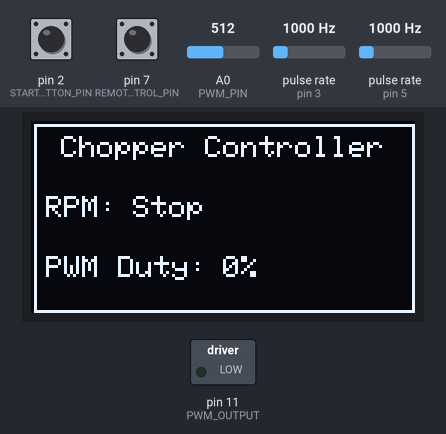
This sketch was run on a simulated Arduino Uno, built with avr-gcc and run on an emulated ATmega328P. Shown: 128×64 one-colour display, switched loads named in the sketch (green lamp = pin HIGH). Wiring (inferred from the names in the program): 2 × pulse sensor: data pin 3 / data pin 5; IR receiver: data pin 7. Dashed ring = blinking. The test bench sets the inputs (shaded band); at power-on: pin 2 (START_STOP_BUTTON_PIN) HIGH, A0 (PWM_PIN) = 512, pulse rate (sensors on pin 5, pin 3) 1000 Hz, pin 7 (REMOTE_CONTROL_PIN) HIGH. Pins used as bus, display or sensor lines are not drawn.

Above: at 1.3 s.
1.4 s: pin 2 (START_STOP_BUTTON_PIN) pulled LOW for 0.15 s
At 1.9 s:
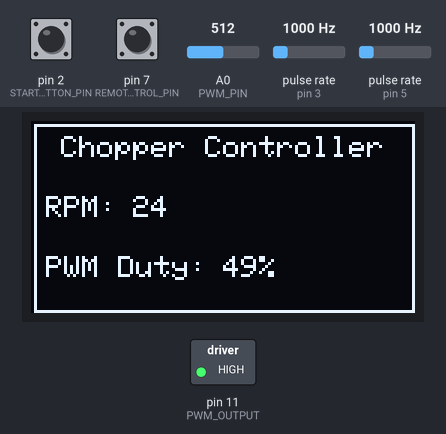
2.1 s: A0 (PWM_PIN) set to 0
At 3.0 s:
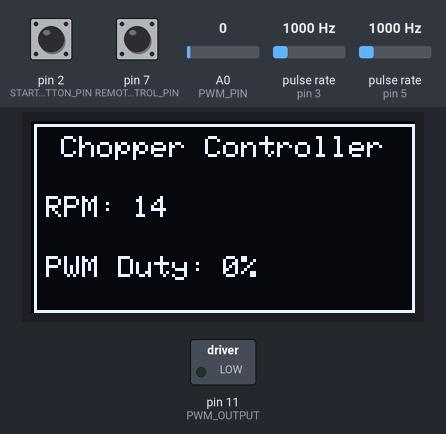
5.1 s: A0 (PWM_PIN) set to 110
At 6.91 s:
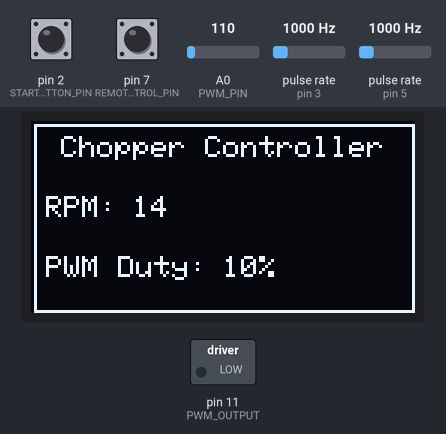
8.1 s: pulse rate (sensor on pin 5) set to 100 Hz
At 9.47 s:
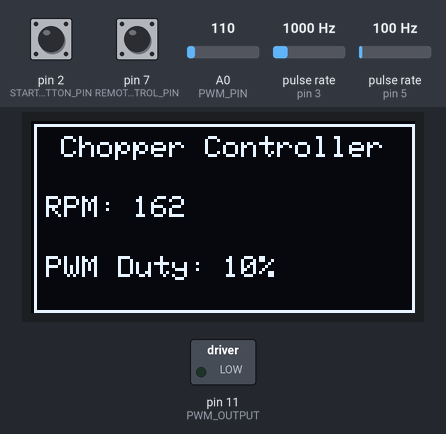
10.7 s: pin 2 (START_STOP_BUTTON_PIN) pulled LOW for 1 s
At 11.3 s:
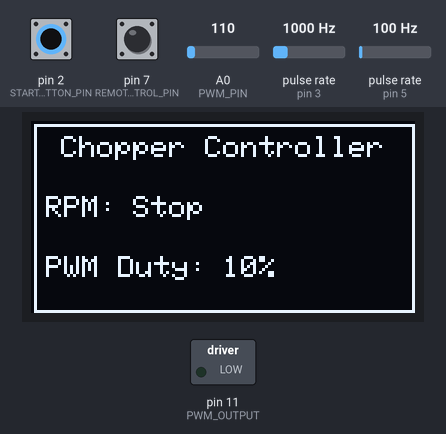
Timing chart, 0 to 13.7 s (numbered marks = the images above; inputs shaded):
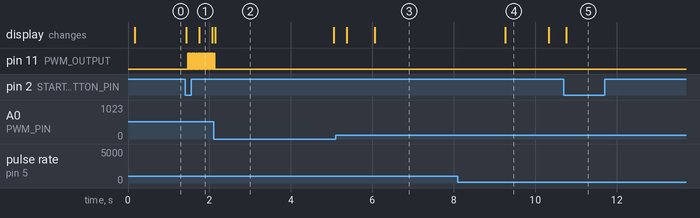

Measured:
- after the input at 1.4 s, pin 11 (PWM_OUTPUT): alternates HIGH for 0.02 s and LOW for 0.02 s, starting after 0.06 s; the display: first changes at once (image 1 shows a later state)
- after the input at 2.1 s, pin 11 (PWM_OUTPUT): goes on until 2.1 s, then stays LOW; the display: changes after 0.05 s (image 2)
- after the input at 5.1 s, the display: first changes after 0.27 s (image 3 shows a later state)
- after the input at 8.1 s, the display: changes after 1.2 s (image 4)
- after the input at 10.7 s, pin 11 (PWM_OUTPUT): stays LOW (without the input it goes to HIGH after 3.5 s); the display: changes after 0.06 s (image 5)
- what the display in image 2 shows lasts 2.9 s, from 2.1 s to 5.0 s
- what the display in image 4 shows lasts 1.0 s, from 9.3 s to 10.3 s

The sketch:

DC_motor_controller_OLED.ino
```cpp
#include <Wire.h>
#include "Adafruit_GFX.h"
#include "Adafruit_SSD1306.h"
#include "Constants.h"
#include "Counter.h"
#include "Pins.h"
#include "PWM.h"
#include "Timer.h"

volatile uint8_t state = STOPPED;
volatile bool remote = false;
bool update_OLED = true;
volatile uint16_t rpm = 0;
volatile uint8_t count = 0;

// declare an SSD1306 display object connected to I2C
Adafruit_SSD1306 oled(SCREEN_WIDTH, SCREEN_HEIGHT, &Wire, -1);
Counter Counter;
PWM PWM;
Timer Timer;

void setup()
{
  pinMode(PWM_PIN, INPUT);
  pinMode(COUNTER_PIN, INPUT_PULLUP);
  pinMode(PWM_OUTPUT, OUTPUT);
  pinMode(START_STOP_BUTTON_PIN, INPUT_PULLUP);
  pinMode(WINDOW_TRIGGER_PIN, INPUT_PULLUP);
  pinMode(TRIGGER_OUT_PIN, OUTPUT);
  pinMode(REMOTE_CONTROL_PIN, INPUT_PULLUP);
  digitalWrite(TRIGGER_OUT_PIN, HIGH);

  /*
   *  Setup Interrupt Requests
   *  Start/Stop button on INT0 (Pin 2)
   *  Window Trigger Signal on INT1 (Pin 3)
   */
  EICRA = (0<<ISC11) | (1<<ISC10) | (1<<ISC01) | (0<<ISC00); /* Logical change on INT1, Falling edge of INT0 */
  EIMSK = (1<<INT1) | (1<<INT0);  /* Enable external interrupt requests 0 and 1. */

  /*
   * Pin change interrupts
   */
  PCICR = (1<<PCIE2); // Enable Pin Change Interrupts on pin bank: PCINT[23:16]
  PCMSK2 = (1<<PCINT23); // Enable Pin Change Interrupt on Arduino pin 7 (REMOTE_CONTROL_PIN)

  Timer.startTimer();
  Counter.startCounting();
  PWM.startPWM();

  setupOLED();
  drawFrameOLED();

  updateRPM(0);
  updatePWM(0);
}

void loop()
{
  switch (state)
  {
    case STOPPED:
      if (update_OLED)
      {
        PWM.setPWM(0); /* Stop PWM */

        if (remote)
          updateRPM(F("Remote Stop"));
        else
          updateRPM(F("Stop"));

        update_OLED = false;
      }
    break;
    case RUNNING:
      updateRPM(rpm);
      updatePWM(analogRead(PWM_PIN));
    break;
    default:

    break;
  }
}

/* Interrupt Service Routines */
ISR(INT0_vect)
{
  if (state == RUNNING)
    state = STOPPED;
  else
  {
    state = RUNNING;
    remote = false;
  }

  update_OLED = true;
}

ISR(INT1_vect)
{
  /*
   *  Each time the WINDOW_TRIGGER_PIN is toggled
   *  by the chopper wheel, generate a pulse on
   *  the TRIGGER_OUT_PIN.
   */
  bitClear(PORTD, PD4);
  bitSet(PORTD, PD4);
}

ISR(TIMER0_COMPA_vect)
{
  /* Collect pulses for 1 second */
  if (count++ >= 100)
  {
    rpm = uint16_t(float(TCNT1) * RPM_SCALE_FACTOR);
    TCNT1 = 0;
    count = 0;
  }
}

ISR(PCINT2_vect)
{
  bool remote_control = digitalRead(REMOTE_CONTROL_PIN);

  if (remote_control) /* If the MODE_SELECT pin was released (and pulled HIGH via internal pull-up resistor) */
  {
    state = STOPPED;
    remote = true;
  } else
    state = RUNNING;

  update_OLED = true;
}
/* End Interrupt Service Routines */


/* OLED Display Functions */
void setupOLED(void)
{
  oled.begin(SSD1306_SWITCHCAPVCC, 0x3C);
  oled.clearDisplay();
  oled.setTextSize(1);
  oled.setTextColor(WHITE);
}

void drawFrameOLED(void)
{
  displayCenterOfRow("Chopper Controller", 5);
  oled.drawRect(1, 1, oled.width() - 1, oled.height() - 1, WHITE);
  oled.setCursor(5, RPM_ROW);
  oled.println(RPM_LABEL);
  oled.setCursor(5, PWM_ROW);
  oled.println(PWM_LABEL);
  oled.display();
}

void displayCenterOfRow(String text, uint8_t row)
{
  uint8_t len = calcTextLength(text);

  // display on horizontal and vertical center
  oled.setCursor((SCREEN_WIDTH - len) / 2, row);
  oled.println(text); // text to display
  oled.display();
}

uint8_t calcTextLength(String text)
{
  int16_t x1;
  int16_t y1;
  uint16_t width = 0;
  uint16_t height = 0;

  oled.getTextBounds(text, 0, 0, &x1, &y1, &width, &height);

  return width;
}

void updateRPM(uint16_t rpm)
{
  uint8_t len = calcTextLength(RPM_LABEL);
  /*
   * fillRect clears the area where old digits were to make room for new digits
   *
   * oled.fillRect(start_x_coor, start_y_coor, width_of_rect, height_of_rect);
   *
   * - start_x_coor and start_y_coor defines top left corner of rectangle
   * - Each number is 5 pixels wide plus 1 pixel between numbers -> 5 numbers * 6 pixels = 30 pixels wide
   */
  oled.fillRect(len + 10, RPM_ROW, 70, 8, BLACK);
  oled.setCursor(len + 10, RPM_ROW); /*10 is space between colon and RPM value*/
  oled.println(rpm);
  oled.display();
}

void updateRPM(String notice)
{
  uint8_t len = calcTextLength(RPM_LABEL);

  /*
   * fillRect clears the area where old digits were to make room for new digits
   *
   * oled.fillRect(start_x_coor, start_y_coor, width_of_rect, height_of_rect);
   *
   * - start_x_coor and start_y_coor defines top left corner of rectangle
   * - Each number is 5 pixels wide plus 1 pixel between numbers -> 5 numbers * 6 pixels = 30 pixels wide
   */
  oled.fillRect(len + 10, RPM_ROW, 70, 8, BLACK);
  oled.setCursor(len + 10, RPM_ROW); /*10 is space between colon and RPM value*/
  oled.println(notice);
  oled.display();
}

void updatePWM(uint16_t pwm)
{
  pwm = map(pwm, 0, 1023, 0, 255);
  PWM.setPWM(pwm);
  pwm = uint16_t((float(pwm) / 255.0) * 100.0);
  uint8_t len = calcTextLength(PWM_LABEL);

  /*
   * fillRect clears the area where old digits were to make room for new digits
   *
   * oled.fillRect(start_x_coor, start_y_coor, width_of_rect, height_of_rect);
   *
   * - start_x_coor and start_y_coor defines top left corner of rectangle
   * - Each number is 5 pixels wide plus 1 pixel between numbers -> 4 numbers * 6 pixels = 24 pixels wide
   */
  oled.fillRect(len + 10, PWM_ROW, 24, 8, BLACK);
  oled.setCursor(len + 10, PWM_ROW); // 10 is space between colon and PWM value
  oled.print(pwm);
  oled.println("%");
  oled.display();
}

/* End OLED Display Functions */
```

Constants.h
```cpp
/*
 * Constants.h - File for firmware-wide Constants.
 * Created by Carlos Ramirez 05/13/2022
*/
#ifndef CONSTANTS_H
#define CONSTANTS_H

#define SCREEN_WIDTH 128 // OLED display width,  in pixels
#define SCREEN_HEIGHT 64 // OLED display height, in pixels

#define RPM_ROW 25
#define PWM_ROW 45

/*
 * RPM_SCALE_FACTOR calculation:
 * #define CHOPPER_SLOTS 72
 *
 * 1 / (CHOPPER_SLOTS / 60)
 */
#define RPM_SCALE_FACTOR 0.83

#define RPM_LABEL "RPM:"
#define PWM_LABEL "PWM Duty:"

#define RUNNING 0
#define STOPPED 1

#endif
```

Counter.cpp
```cpp
#include <Arduino.h>
#include "Counter.h"

/* Constructor */
Counter::Counter(void)
{
  TCCR1A = (0<<WGM11) | (0<<WGM10); // Set all WGM1x modes to 0 to ensure Normal mode.
  TCCR1B = (0<<WGM12) | (0<<WGM13) | (1<<CS12) | (1<<CS11) | (1<<CS10); // External clk source, rising edge, on T1/PD5/Physical pin 11/Arduino pin 5
}

/* Member Functions */
void Counter::startCounting(void)
{
  /* ** First Reset Counter ** */
  TCNT1 = 0;

  /* ** Then Start Counting ** */
  TCCR1B = (1<<CS12) | (1<<CS11) | (1<<CS10);  /* Connect external clock source from counter, effectively turning on Timer/Counter1. */
}

void Counter::stopCounting(void)
{
  /*
   * Disconnect clock source from counter, effectively turning off Timer/Counter1.
   * Cannot simply disable counter from Power Reduction Register (PRR) since that would
   * make the data register inaccessable and thus wouldn't be able to collect the data.
   */
  TCCR1B = (0<<CS12) | (0<<CS11) | (0<<CS10);
}
```

Counter.h
```cpp
#ifndef COUNTER_H
#define COUNTER_H
#include <Arduino.h>
#include "Constants.h"
#include "Pins.h"

class Counter
{
  public:
    Counter(void);
    void startCounting(void);
    void stopCounting(void);
};

#endif
```

PWM.cpp
```cpp
#include <Arduino.h>
#include "PWM.h"

/* Constructor */
PWM::PWM(void)
{
  TCCR2A = (1<<COM2A1) | (0<<COM2A0) | (0<<WGM21) | (1<<WGM20); /* PWM, Phase Correct, 122Hz frequency*/
  TCCR2B = (1<<WGM22) | (0<<CS22) | (0<<CS21) | (0<<CS20);
}

/* Member Functions */
void PWM::startPWM(void)
{
  TCCR2B = (1<<CS22) | (1<<CS21) | (1<<CS20);
}

void PWM::stopPWM(void)
{
  TCCR2B = (0<<CS22) | (0<<CS21) | (0<<CS20);
}

void PWM::setPWM(uint8_t val)
{
  OCR2A = val;
}
```

PWM.h
```cpp
#ifndef PWM_H
#define PWM_H
#include <Arduino.h>
#include "Constants.h"
#include "Pins.h"

class PWM
{
  public:
    PWM(void);
    void startPWM(void);
    void stopPWM(void);
    void setPWM(uint8_t val);
};

#endif
```

Timer.cpp
```cpp
#include <Arduino.h>
#include "Timer.h"

/* Constructor */
Timer::Timer(void){}

void Timer::startTimer(void)
{
  TCCR0A = (1<<WGM01) | (0<<WGM00);
  TCCR0B = (0<<WGM02) | (1<<CS02) | (0<<CS01) | (1<<CS00);
  TIMSK0 = (1<<OCIE0A); /* Enable output compare match A interrupt */
  OCR0A = 154; /* Generate interrupt every 9.98ms (100.16Hz) */
}

void Timer::stopTimer(void)
{
  TCCR0B = (0<<CS02) | (0<<CS01) | (0<<CS00);
  TCNT0 = 0;
}
```

Timer.h
```cpp
#ifndef TIMER_H
#define TIMER_H
#include <Arduino.h>
#include "Constants.h"
#include "Pins.h"

class Timer
{
  public:
    Timer(void);
    void startTimer(void);
    void stopTimer(void);
};

#endif
```

Pins.h
```cpp
/*
 * Pins.h - Firmware wide I/O Pin definitions.
 * Pin numbering follows Arduino scheme
 * Created by Carlos Ramirez 10/25/2022
*/

#ifndef PINS_H
#define PINS_H

#define START_STOP_BUTTON_PIN 2
#define WINDOW_TRIGGER_PIN 3
#define TRIGGER_OUT_PIN 4
#define COUNTER_PIN 5
#define REMOTE_CONTROL_PIN 7
#define PWM_PIN A0
#define PWM_OUTPUT 11

#endif
```
